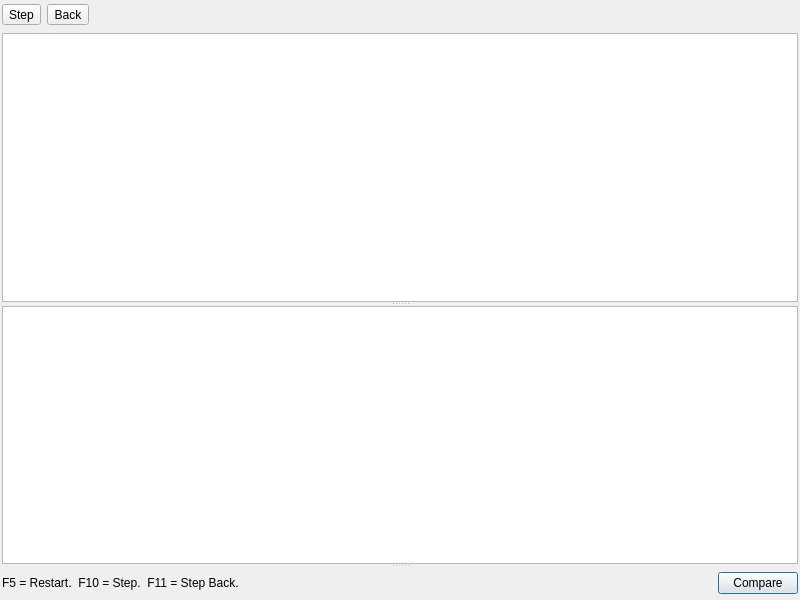
<?xml version="1.0" encoding="UTF-8"?>
<ui version="4.0">
 <class>ShaderDebugWindow</class>
 <widget class="QDialog" name="ShaderDebugWindow">
  <property name="geometry">
   <rect>
    <x>0</x>
    <y>0</y>
    <width>800</width>
    <height>600</height>
   </rect>
  </property>
  <property name="windowTitle">
   <string>Dialog</string>
  </property>
  <layout class="QGridLayout" name="gridLayout">
   <property name="leftMargin">
    <number>2</number>
   </property>
   <property name="topMargin">
    <number>2</number>
   </property>
   <property name="rightMargin">
    <number>2</number>
   </property>
   <property name="bottomMargin">
    <number>2</number>
   </property>
   <item row="0" column="0">
    <widget class="QSplitter" name="splitter">
     <property name="sizePolicy">
      <sizepolicy hsizetype="Preferred" vsizetype="Expanding">
       <horstretch>0</horstretch>
       <verstretch>0</verstretch>
      </sizepolicy>
     </property>
     <property name="orientation">
      <enum>Qt::Vertical</enum>
     </property>
     <widget class="QWidget" name="aawidget" native="true">
      <layout class="QVBoxLayout" name="verticalLayout">
       <property name="leftMargin">
        <number>0</number>
       </property>
       <property name="topMargin">
        <number>0</number>
       </property>
       <property name="rightMargin">
        <number>0</number>
       </property>
       <property name="bottomMargin">
        <number>0</number>
       </property>
       <item>
        <widget class="QWidget" name="aawidget_2" native="true">
         <layout class="QFormLayout" name="formLayout">
          <property name="leftMargin">
           <number>0</number>
          </property>
          <property name="topMargin">
           <number>2</number>
          </property>
          <property name="rightMargin">
           <number>0</number>
          </property>
          <property name="bottomMargin">
           <number>2</number>
          </property>
          <item row="0" column="1">
           <widget class="QToolButton" name="toolButton">
            <property name="text">
             <string>Back</string>
            </property>
           </widget>
          </item>
          <item row="0" column="0">
           <widget class="QToolButton" name="stepButton">
            <property name="text">
             <string>Step</string>
            </property>
           </widget>
          </item>
         </layout>
        </widget>
       </item>
       <item>
        <widget class="QTextEdit" name="textEdit"/>
       </item>
      </layout>
     </widget>
     <widget class="QTreeView" name="treeView_2"/>
     <widget class="QWidget" name="horizontalLayoutWidget">
      <layout class="QHBoxLayout" name="horizontalLayout">
       <property name="spacing">
        <number>0</number>
       </property>
       <property name="sizeConstraint">
        <enum>QLayout::SetDefaultConstraint</enum>
       </property>
       <item>
        <widget class="QLabel" name="label">
         <property name="text">
          <string>F5 = Restart.  F10 = Step.  F11 = Step Back.</string>
         </property>
        </widget>
       </item>
       <item>
        <widget class="QPushButton" name="pushButton">
         <property name="sizePolicy">
          <sizepolicy hsizetype="Fixed" vsizetype="Fixed">
           <horstretch>0</horstretch>
           <verstretch>0</verstretch>
          </sizepolicy>
         </property>
         <property name="text">
          <string>Compare</string>
         </property>
         <property name="checkable">
          <bool>true</bool>
         </property>
         <property name="checked">
          <bool>false</bool>
         </property>
        </widget>
       </item>
      </layout>
     </widget>
    </widget>
   </item>
  </layout>
  <action name="actionStep_hotkey">
   <property name="text">
    <string>step hotkey</string>
   </property>
   <property name="shortcut">
    <string>F10</string>
   </property>
  </action>
 </widget>
 <resources/>
 <connections/>
</ui>
